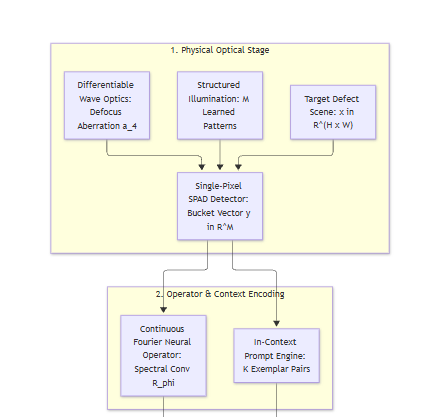
#> input picture figures/components/stage1_stage2_top.png, 439 x 417 px, found by its file name
$ python generate_architecture_diagram.py
#> lines starting #> are read from the running program, lines starting #| are printed output that depends on the picture
import os
from PIL import Image, ImageOps

def generate_combined_flowchart():
    os.makedirs("figures", exist_ok=True)
    comp_top = "figures/components/stage1_stage2_top.png"
    comp_bot = "figures/components/stage3_stage4_bottom.png"

    if not os.path.exists(comp_top) or not os.path.exists(comp_bot):
        raise FileNotFoundError(f"Component files not found: {comp_top}, {comp_bot}")

    im_top = Image.open(comp_top).convert("RGB")
    im_bot = Image.open(comp_bot).convert("RGB")
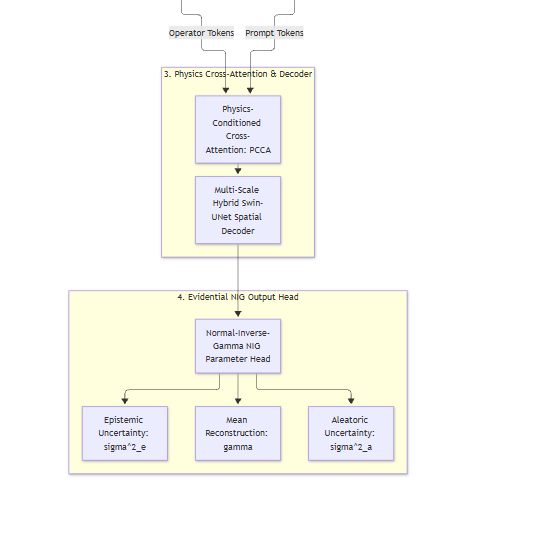
#> input picture figures/components/stage3_stage4_bottom.png, 552 x 546 px, found by its file name

    # Precise subpixel alignment across component seams
    c_top = im_top.crop((50, 42, 390, 417))  # Stage 1 and Stage 2
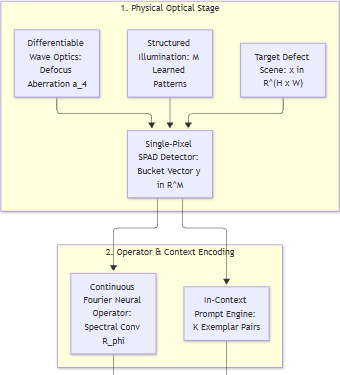
#> c_top: PIL image 340x375 RGB; mean R, G, B 242.5, 242, 231.6
    c_bot = im_bot.crop((68, 0, 408, 476))   # Stage 3 and Stage 4
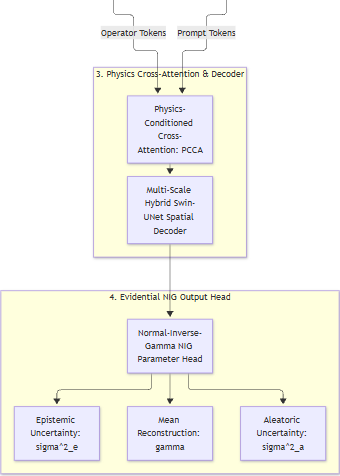
#> c_bot: PIL image 340x476 RGB; mean R, G, B 245.5, 245.1, 237.3

    # Vertically stack seamlessly
    combined = Image.new("RGB", (340, c_top.height + c_bot.height), "white")
#> combined: PIL image 340x851 RGB; every value is 255
    combined.paste(c_top, (0, 0))
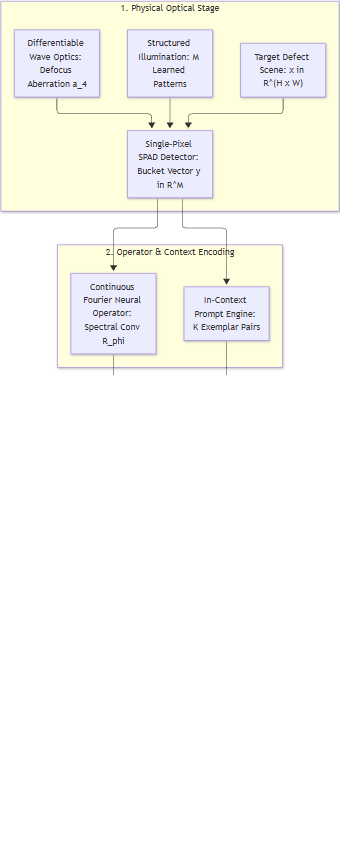
#> combined: PIL image 340x851 RGB; mean R, G, B 249.5, 249.3, 244.7
    combined.paste(c_bot, (0, c_top.height))
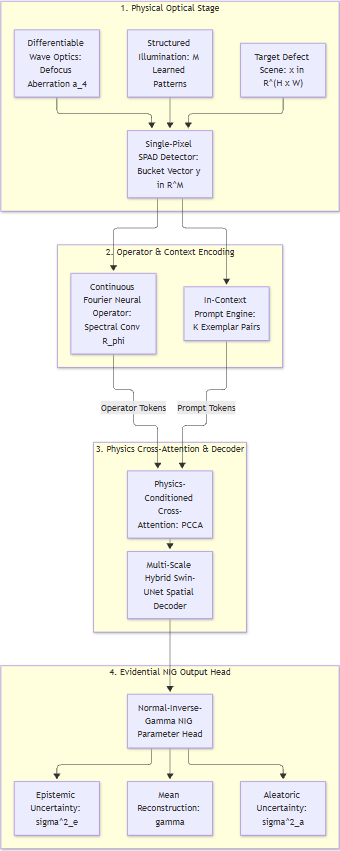
#> combined: PIL image 340x851 RGB; mean R, G, B 244.2, 243.7, 234.8

    # Add 20px clean border padding
    padded = ImageOps.expand(combined, border=20, fill="white")
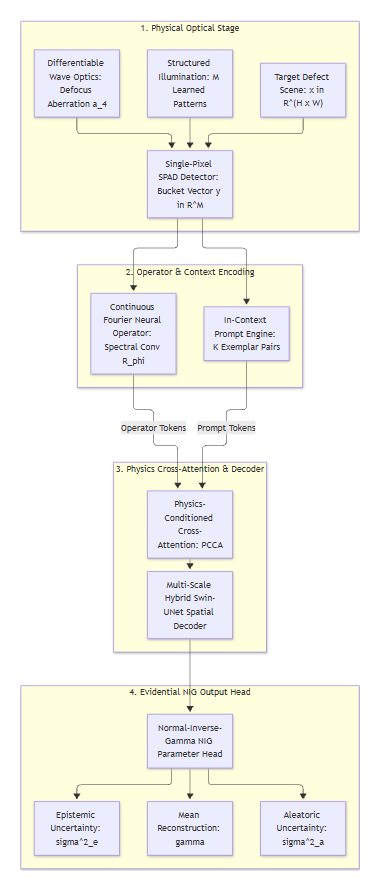
#> padded: PIL image 380x891 RGB; mean R, G, B 245.8, 245.3, 237.7

    # 3x high-resolution Lanczos scaling for publication-grade vector clarity
    w, h = padded.size
#> w = 380; h = 891
    high_res = padded.resize((w * 3, h * 3), Image.Resampling.LANCZOS)
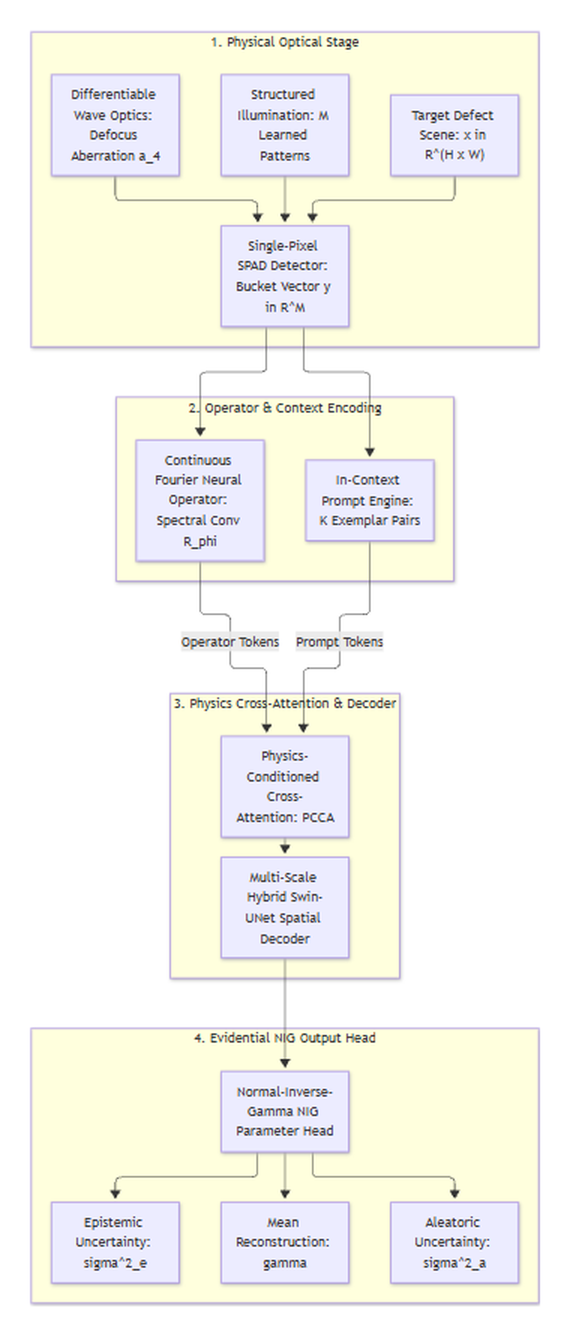
#> high_res: PIL image 1140x2673 RGB (shown at 1/2 size); mean R, G, B 245.6, 245.2, 237.5

    out_png = "figures/architecture_diagram.png"
    out_pdf = "figures/architecture_diagram.pdf"
    out_flowchart = "figures/combined_architecture_flowchart.png"

    high_res.save(out_png)
    high_res.save(out_flowchart)
    high_res.save(out_pdf, "PDF", resolution=300.0)

    print(f"Generated clean combined architecture diagram:")
    print(f"  - {out_png} ({high_res.size[0]}x{high_res.size[1]})")
#|   - figures/architecture_diagram.png (1140x2673)
    print(f"  - {out_pdf}")

if __name__ == "__main__":
    generate_combined_flowchart()
